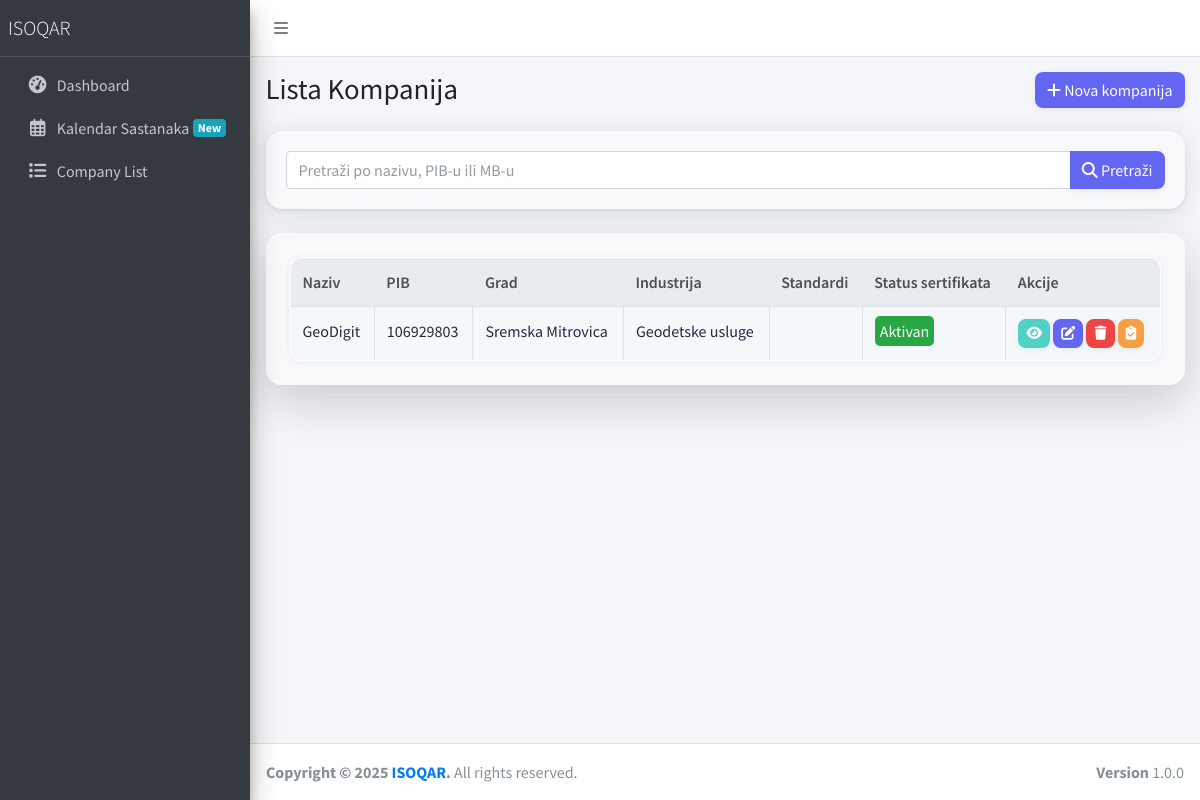
The app's page /company/companies/, older data.
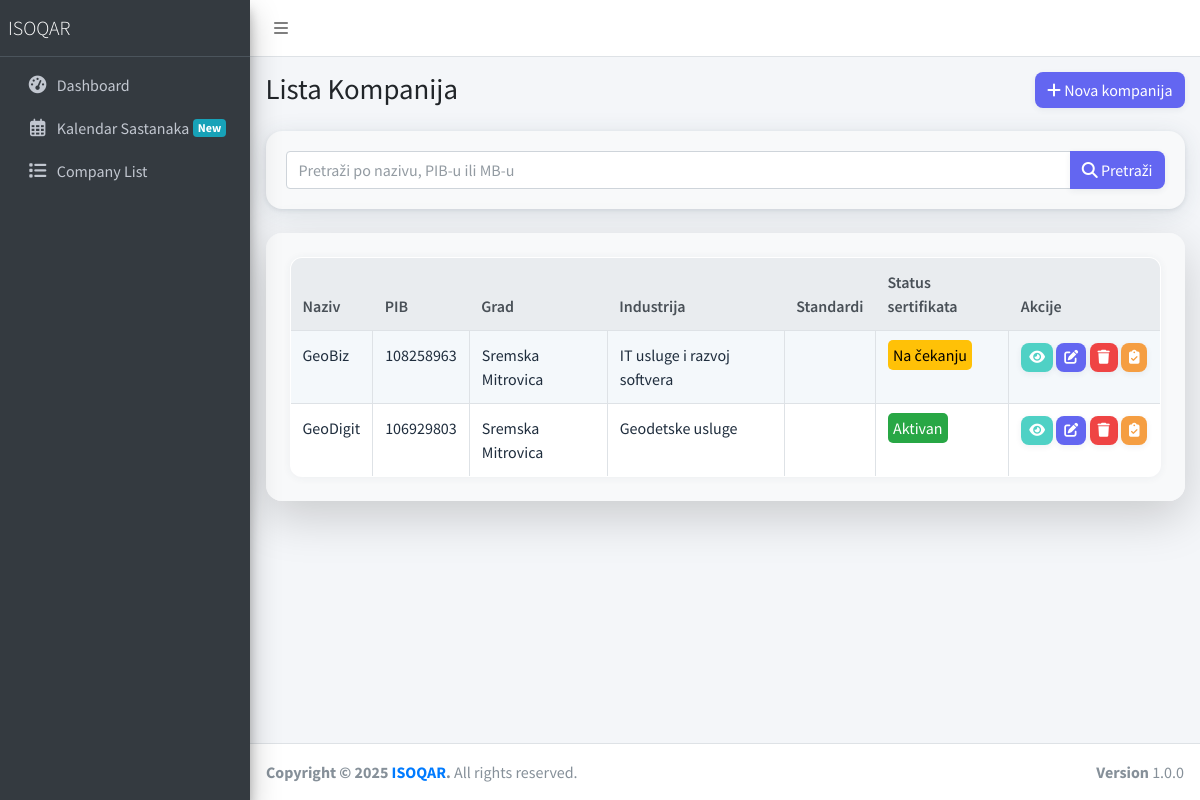
The same page, newer data.
### company/company_models.py (models this page shows, shortened)
class Company(models.Model):
    STATUS_ACTIVE = 'active'
    STATUS_SUSPENDED = 'suspended'
    STATUS_WITHDRAWN = 'withdrawn'
    STATUS_EXPIRED = 'expired'
    STATUS_PENDING = 'pending'
    STATUS_CANCELLED = 'cancelled'
    CERTIFICATE_STATUS_CHOICES = [
        (STATUS_ACTIVE, _('Aktivan')),
        (STATUS_SUSPENDED, _('Suspendovan')),
        (STATUS_WITHDRAWN, _('Deregistrovan')),
        (STATUS_EXPIRED, _('Istekao')),
        (STATUS_PENDING, _('Na čekanju')),
        (STATUS_CANCELLED, _('Otkazan')),
    ]
    name = models.CharField(_("Naziv kompanije"), max_length=200)
    pib = models.CharField(_("PIB"), max_length=9, blank=True, null=True, validators=[
        RegexValidator(r'^\d{9}$', _('PIB mora sadržati tačno 9 cifara'))
    ])
    mb = models.CharField(_("Matični broj"), max_length=8, blank=True, null=True, validators=[
        RegexValidator(r'^\d{8}$', _('Matični broj mora sadržati tačno 8 cifara'))
    ])
    street = models.CharField(_("Ulica"), max_length=200, blank=True, null=True)
    street_number = models.CharField(_("Broj"), max_length=20, blank=True, null=True)
    city = models.CharField(
        _("Grad"),
        max_length=50,
        choices=SERBIA_CITY_CHOICES,
        help_text=_("Izaberite grad"),
        blank=True,
        null=True
    )
    postal_code = models.CharField(_("Poštanski broj"), max_length=10, blank=True, null=True)
    country = models.CharField(_("Država"), max_length=100, default="Srbija")
    phone = models.CharField(_("Telefon"), max_length=50, blank=True, null=True)
    email = models.EmailField(_("Email"), blank=True, null=True)
    website = models.URLField(_("Web sajt"), blank=True, null=True)
    industry = models.CharField(
        _("Industrija"),
        max_length=50,
        choices=INDUSTRY_CHOICES,
        blank=True,
        null=True,
        help_text=_("Izaberite industriju")
    )
    number_of_employees = models.IntegerField(_("Broj zaposlenih"), blank=True, null=True)
    certificate_status = models.CharField(
        _("Status sertifikata"),
        max_length=50,
        choices=CERTIFICATE_STATUS_CHOICES,
        default=STATUS_PENDING
    )
    certificate_number = models.CharField(_("Broj sertifikata"), max_length=100, blank=True, null=True)
    suspension_until_date = models.DateField(_("Suspenzija do datuma"), blank=True, null=True)
    audit_days = models.DecimalField(_("Broj dana audita"), max_digits=18, decimal_places=1, blank=True, null=True)
    initial_audit_conducted_date = models.DateField(_("Datum inicijalnog audita"), blank=True, null=True)
    visits_per_year = models.DecimalField(_("Poseta godišnje"), max_digits=18, decimal_places=0, blank=True, null=True)
    audit_days_each = models.DecimalField(_("Dana po auditu"), max_digits=18, decimal_places=1, blank=True, null=True)
    oblast_registracije = models.TextField(_("Oblast registracije"), blank=True, null=True, help_text=_("Unesite oblast registracije kompanije"))
    notes = models.TextField(_("Napomene"), blank=True, null=True)
    is_active = models.BooleanField(_("Aktivna"), default=True)
    created_at = models.DateTimeField(_("Kreirano"), default=timezone.now)
    updated_at = models.DateTimeField(_("Ažurirano"), auto_now=True)
    class Meta:
        verbose_name = _("Kompanija")
        verbose_name_plural = _("Kompanije")
        ordering = ['-created_at']

### company/views.py (the view)
# urls.py: path('companies/', CompanyListView.as_view(), name='list'),
class CompanyListView(ListView):
    model = Company
    template_name = 'company/company-list.html'
    context_object_name = 'companies'
    def get_queryset(self):
        queryset = super().get_queryset()
        search_query = self.request.GET.get('search', '')
        if search_query:
            queryset = queryset.filter(
                Q(name__icontains=search_query) |
                Q(pib__icontains=search_query) |
                Q(mb__icontains=search_query)
            )
        return queryset.order_by('name')
    def get_context_data(self, **kwargs):
        context = super().get_context_data(**kwargs)
        context['search_query'] = self.request.GET.get('search', '')
        return context

### templates/company/company-list.html (shortened to what this page needs)
{% extends "layouts/base.html" %}
{% block extrastyle %}
<link rel="stylesheet" href="https://cdn.datatables.net/1.13.4/css/jquery.dataTables.min.css">
<link rel="stylesheet" href="https://cdn.datatables.net/1.13.4/css/dataTables.bootstrap4.min.css">
<link rel="stylesheet" href="https://cdn.datatables.net/responsive/2.4.0/css/responsive.bootstrap4.min.css">
<link rel="stylesheet" href="https://cdn.datatables.net/buttons/2.3.3/css/buttons.bootstrap4.min.css">
{% endblock %}
{% block content %}
<div class="content-wrapper">
  <div class="content-header">
    <div class="container-fluid">
      <div class="row mb-2">
        <div class="col-sm-6">
          <h1 class="m-0">Lista Kompanija</h1>
        </div>
        <div class="col-sm-6">
          <div class="float-sm-right">
            <a href="{% url 'company:create' %}" class="btn btn-primary">
              <i class="fas fa-plus"></i> Nova kompanija
            </a>
          </div>
        </div>
      </div>
    </div>
  </div>
  <div class="content">
    <div class="container-fluid">
      <div class="card mb-4">
        <div class="card-body">
          <form method="get" action="{% url 'company:list' %}" class="form-inline">
            <div class="input-group w-100">
              <input type="text" name="search" class="form-control" placeholder="Pretraži po nazivu, PIB-u ili MB-u" value="{{ search_query }}">
              <div class="input-group-append">
                <button type="submit" class="btn btn-primary">
                  <i class="fas fa-search"></i> Pretraži
                </button>
              </div>
            </div>
          </form>
        </div>
      </div>
      <div class="card shadow-lg border-0 rounded-4">
        <div class="card-body p-4 bg-light rounded-4">
          <table id="companiesTable" class="table table-bordered table-striped">
            <thead>
              <tr>
                <th>Naziv</th>
                <th>PIB</th>
                <th>Grad</th>
                <th>Industrija</th>
                <th>Standardi</th>
                <th>Status sertifikata</th>
                <th>Akcije</th>
              </tr>
            </thead>
            <tbody>
              {% for company in companies %}
              <tr>
                <td>{{ company.name }}</td>
                <td>{{ company.pib }}</td>
                <td>{{ company.city }}</td>
                <td>{{ company.get_industry_display }}</td>
                <td>
                </td>
                <td>
                  <span class="status-{{ company.certificate_status }}">{{ company.get_certificate_status_display }}</span>
                </td>
                <td class="action-buttons">
                  <a href="{% url 'company:detail' company.id %}" class="btn btn-sm btn-info" title="Detalji">
                    <i class="fas fa-eye"></i>
                  </a>
                  <a href="{% url 'company:update' company.id %}" class="btn btn-sm btn-primary" title="Izmeni">
                    <i class="fas fa-edit"></i>
                  </a>
                  <a href="{% url 'company:delete' company.id %}" class="btn btn-sm btn-danger" title="Obriši">
                    <i class="fas fa-trash"></i>
                  </a>
                  <a href="{% url 'company:audit_list' %}?company={{ company.id }}" class="btn btn-sm btn-warning" title="Nadzorne provere">
                    <i class="fas fa-clipboard-check"></i>
                  </a>
                </td>
              </tr>
              {% endfor %}
            </tbody>
          </table>
        </div>
      </div>
    </div>
  </div>
</div>
{% endblock %}

Row changes from the older to the newer data that the page shows:
added Company: name "GeoBiz", pib "108258963", city "Sremska Mitrovica", industry "IT usluge i razvoj softvera", certificate_status "Na čekanju"
